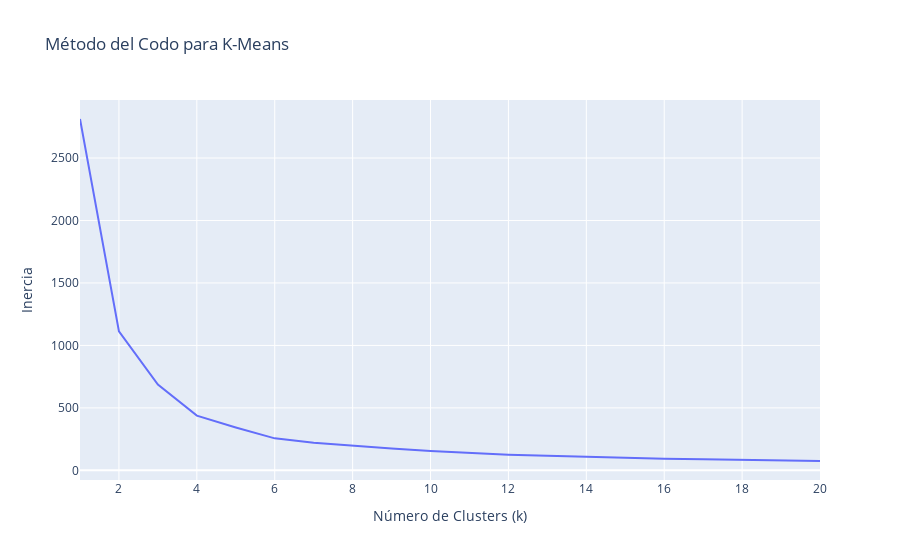

Notebook source saved alongside this figure:
### Markdown cell above
**Respuesta:**

### Code cell
from sklearn.cluster import KMeans
from sklearn.pipeline import Pipeline
import plotly.express as px

# Función para calcular la inercia (suma de las distancias al cuadrado) de K-Means para un rango de k
def calculate_inertia(X, k_range):
    inertias = []
    for k in k_range:
        kmeans = KMeans(n_clusters=k, random_state=0)
        kmeans.fit(X)
        inertias.append(kmeans.inertia_)
    return inertias

# Rango de valores de k que vamos a probar
k_range = range(1, 21)

# Crear un nuevo pipeline para K-Means
kmeans_pipeline = Pipeline([
    ('custom_features', FunctionTransformer(func=custom_features, validate=False)),  # Mantén la transformación custom_features
    ('select_numeric', FunctionTransformer(func=select_numeric_features, validate=False)),  # Selecciona solo las columnas numéricas
    ('minmax_scaler', MinMax()),  # Aplica MinMaxScaler a las columnas numéricas
    ('kmeans', KMeans())
])

# Aplicar el pipeline al DataFrame y calcular la inercia para cada valor de k
inertias = calculate_inertia(kmeans_pipeline.fit_transform(df_retail), k_range)

# Crear un DataFrame para los datos de la inercia
inertia_df = pd.DataFrame({'k': k_range, 'inertia': inertias})

# Graficar la inercia en función de k con Plotly Express
fig = px.line(inertia_df, x='k', y='inertia', title='Método del Codo para K-Means')
fig.update_xaxes(title_text='Número de Clusters (k)')
fig.update_yaxes(title_text='Inercia')
fig.show()

### Figure 1 — Plotly figure (JSON) as saved in the notebook; plotly's stock layout.template omitted (floating-point values rounded to 4 significant figures)
{"data": [{"hovertemplate": "k=%{x}<br>inertia=%{y}<extra></extra>", "legendgroup": "", "line": {"color": "#636efa", "dash": "solid"}, "marker": {"symbol": "circle"}, "mode": "lines", "name": "", "orientation": "v", "showlegend": false, "type": "scatter", "x": [1, 2, 3, 4, 5, 6, 7, 8, 9, 10, 11, 12, 13, 14, 15, 16, 17, 18, 19, 20], "xaxis": "x", "y": [2812.0, 1113.0, 686.8, 437.9, 343.6, 256.2, 221.9, 196.2, 175.0, 154.3, 138.0, 125.6, 116.4, 106.8, 99.89, 93.22, 88.22, 83.59, 79.19, 74.98], "yaxis": "y"}], "layout": {"legend": {"tracegroupgap": 0}, "title": {"text": "Método del Codo para K-Means"}, "xaxis": {"anchor": "y", "domain": [0, 1], "title": {"text": "Número de Clusters (k)"}}, "yaxis": {"anchor": "x", "domain": [0, 1], "title": {"text": "Inercia"}}}}
